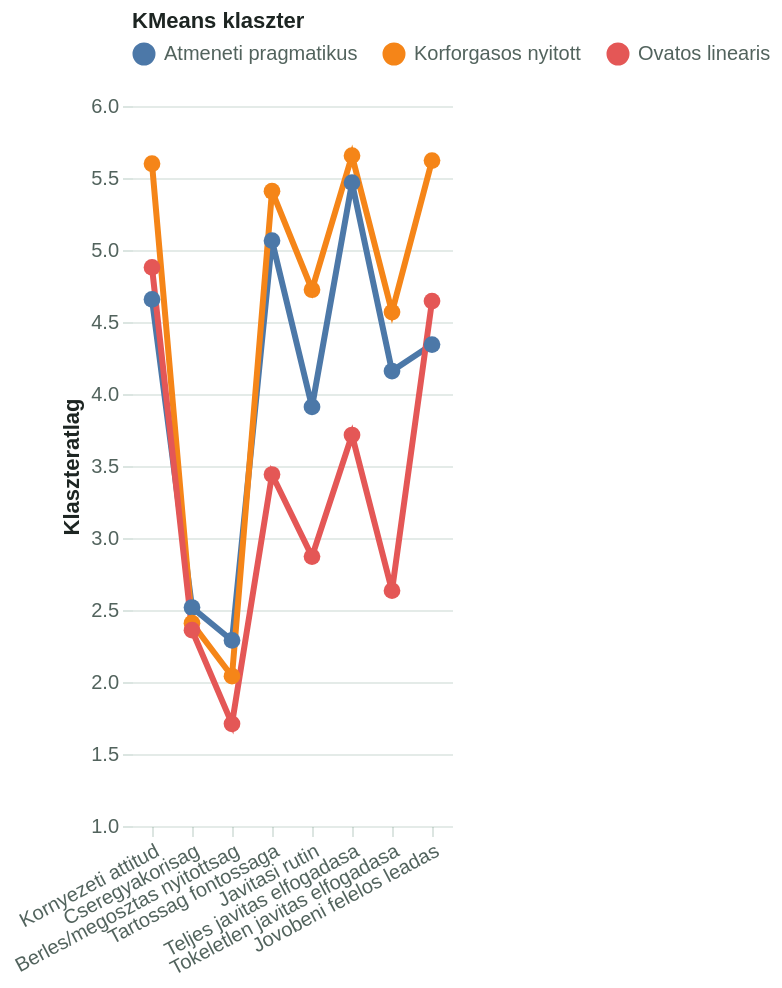

The Vega-Lite source for this figure:
### Vega-Lite specification from a JSON file in a GitHub repository (floating-point values rounded to 4 significant figures)
{"config": {"view": {"continuousWidth": 300, "continuousHeight": 300, "stroke": null}, "axis": {"domain": false, "gridColor": "rgba(36, 92, 69, 0.12)", "labelColor": "#52635d", "tickColor": "rgba(36, 92, 69, 0.16)", "titleColor": "#1d2522"}, "legend": {"labelColor": "#52635d", "orient": "top", "titleColor": "#1d2522"}}, "data": {"name": "data-553090bed340108edad080e397b0ffad"}, "mark": {"type": "line", "point": {"filled": true, "size": 70}, "strokeWidth": 3}, "encoding": {"color": {"field": "cluster", "title": "KMeans klaszter", "type": "nominal"}, "tooltip": [{"field": "cluster", "type": "nominal"}, {"field": "metric_label", "type": "nominal"}, {"field": "mean", "format": ".2f", "type": "quantitative"}], "x": {"axis": {"labelAngle": -28}, "field": "metric_label", "sort": ["Kornyezeti attitud", "Cseregyakorisag", "Berles/megosztas nyitottsag", "Tartossag fontossaga", "Javitasi rutin", "Teljes javitas elfogadasa", "Tokeletlen javitas elfogadasa", "Jovobeni felelos leadas"], "title": null, "type": "nominal"}, "y": {"field": "mean", "scale": {"domain": [1, 6]}, "title": "Klaszteratlag", "type": "quantitative"}}, "height": 360, "width": "container", "$schema": "https://vega.github.io/schema/vega-lite/v6.4.1.json", "datasets": {"data-553090bed340108edad080e397b0ffad": [{"cluster": "Atmeneti pragmatikus", "metric": "attitude", "mean": 4.657, "metric_label": "Kornyezeti attitud"}, {"cluster": "Korforgasos nyitott", "metric": "attitude", "mean": 5.599, "metric_label": "Kornyezeti attitud"}, {"cluster": "Ovatos linearis", "metric": "attitude", "mean": 4.879, "metric_label": "Kornyezeti attitud"}, {"cluster": "Atmeneti pragmatikus", "metric": "replacement", "mean": 2.517, "metric_label": "Cseregyakorisag"}, {"cluster": "Korforgasos nyitott", "metric": "replacement", "mean": 2.408, "metric_label": "Cseregyakorisag"}, {"cluster": "Ovatos linearis", "metric": "replacement", "mean": 2.36, "metric_label": "Cseregyakorisag"}, {"cluster": "Atmeneti pragmatikus", "metric": "rent_share", "mean": 2.289, "metric_label": "Berles/megosztas nyitottsag"}, {"cluster": "Korforgasos nyitott", "metric": "rent_share", "mean": 2.04, "metric_label": "Berles/megosztas nyitottsag"}, {"cluster": "Ovatos linearis", "metric": "rent_share", "mean": 1.71, "metric_label": "Berles/megosztas nyitottsag"}, {"cluster": "Atmeneti pragmatikus", "metric": "durability", "mean": 5.065, "metric_label": "Tartossag fontossaga"}, {"cluster": "Korforgasos nyitott", "metric": "durability", "mean": 5.408, "metric_label": "Tartossag fontossaga"}, {"cluster": "Ovatos linearis", "metric": "durability", "mean": 3.441, "metric_label": "Tartossag fontossaga"}, {"cluster": "Atmeneti pragmatikus", "metric": "repair", "mean": 3.91, "metric_label": "Javitasi rutin"}, {"cluster": "Korforgasos nyitott", "metric": "repair", "mean": 4.724, "metric_label": "Javitasi rutin"}, {"cluster": "Ovatos linearis", "metric": "repair", "mean": 2.871, "metric_label": "Javitasi rutin"}, {"cluster": "Atmeneti pragmatikus", "metric": "full_repair", "mean": 5.468, "metric_label": "Teljes javitas elfogadasa"}, {"cluster": "Korforgasos nyitott", "metric": "full_repair", "mean": 5.655, "metric_label": "Teljes javitas elfogadasa"}, {"cluster": "Ovatos linearis", "metric": "full_repair", "mean": 3.715, "metric_label": "Teljes javitas elfogadasa"}, {"cluster": "Atmeneti pragmatikus", "metric": "imperfect_repair", "mean": 4.159, "metric_label": "Tokeletlen javitas elfogadasa"}, {"cluster": "Korforgasos nyitott", "metric": "imperfect_repair", "mean": 4.569, "metric_label": "Tokeletlen javitas elfogadasa"}, {"cluster": "Ovatos linearis", "metric": "imperfect_repair", "mean": 2.634, "metric_label": "Tokeletlen javitas elfogadasa"}, {"cluster": "Atmeneti pragmatikus", "metric": "future_disposal", "mean": 4.343, "metric_label": "Jovobeni felelos leadas"}, {"cluster": "Korforgasos nyitott", "metric": "future_disposal", "mean": 5.621, "metric_label": "Jovobeni felelos leadas"}, {"cluster": "Ovatos linearis", "metric": "future_disposal", "mean": 4.645, "metric_label": "Jovobeni felelos leadas"}]}}
